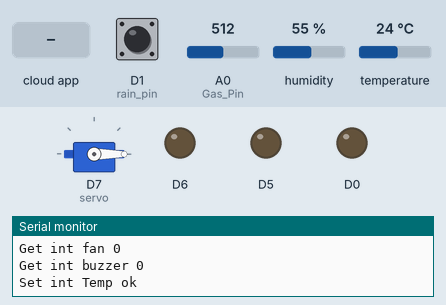
A sketch run on a simulated ESP8266 (NodeMCU). Parts: servo, output pins drawn as LEDs (lit = HIGH), the last lines printed to the serial monitor. The inputs (shaded band) are chosen by the test bench; at power-on: D1 (rain_pin) HIGH, A0 (Gas_Pin) = 512, humidity 55 %, temperature 24 °C. WiFi joins after 1.5 s; servers stay silent unless stated; the Firebase database answers and starts empty.

Above: at 2.9 s.
3.0 s: the phone or cloud app sets Door to 1
At 4.5 s:
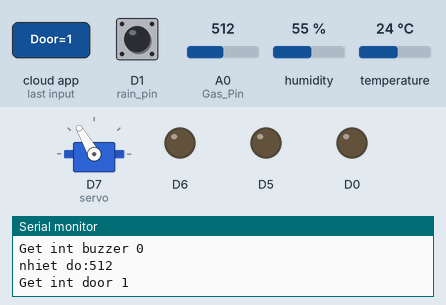
5.5 s: the phone or cloud app sets Lamp to 1
At 7.1 s:
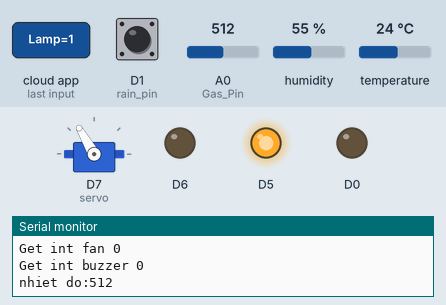
7.4 s: the phone or cloud app sets Fan to 1
At 9.0 s:
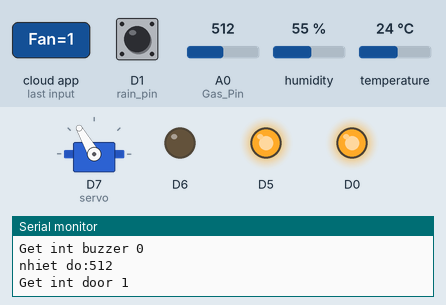
9.4 s: the phone or cloud app sets Buzzer to 1
At 10.9 s:
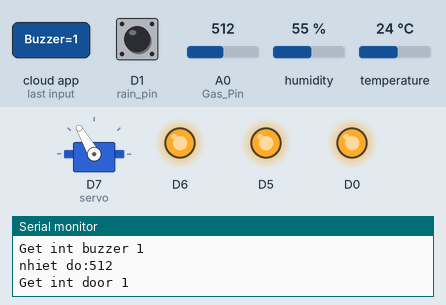
11.2 s: the phone or cloud app sets Door to 0
At 13.7 s:
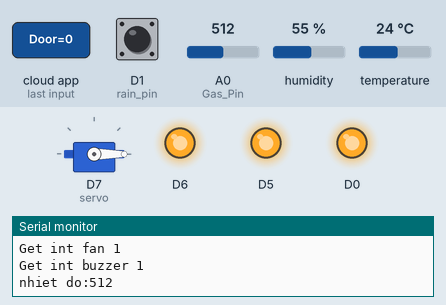
14.1 s: the phone or cloud app sets Lamp to 0
At 15.3 s:
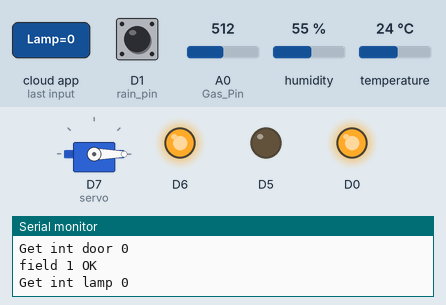
Timing chart, 0 to 17.0 s (numbered marks = the images above; inputs shaded):
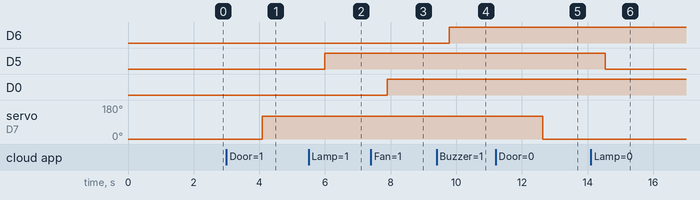

The sketch:

ioT_Lap_code.ino
```cpp
#include <ESP8266WiFi.h>
#include <FirebaseESP8266.h>
#include "DHT.h"
#include "ThingSpeak.h"

#include <Servo.h>
Servo servo;

#define SECRET_CH_ID 2253800
#define SECRET_WRITE_APIKEY "GMFJUAZRPSRAKVSY"
WiFiClient  client;
unsigned long myChannelNumber = SECRET_CH_ID;
const char * myWriteAPIKey = SECRET_WRITE_APIKEY;

#define DHTPIN D2
#define DHTTYPE DHT11   // DHT 11
DHT dht(DHTPIN, DHTTYPE);

#include <addons/TokenHelper.h>
#include <addons/RTDBHelper.h>
#define WIFI_SSID "Do An 2"
#define WIFI_PASSWORD "NgManhLoc"

#define API_KEY "AIzaSyAdd1ziU6jZmzYuFFX3DmnMND8lBkbXZhw"
#define USER_EMAIL "nguyenhieuvan0703@gmail.com"
#define USER_PASSWORD "Hieu12345"
#define DATABASE_URL "iot-lap1-default-rtdb.firebaseio.com"
#define DATABASE_SECRET "CAfOISEioXX2097y9VR3ohvEQOAmbO7v8lU7U1eB"

FirebaseData fbdo;
FirebaseAuth auth;
FirebaseConfig config;
/*rain sensor pin*/
#define rain_pin D1
/*gas sensor pin*/
#define Gas_Pin A0

/*khai bao bien*/


int door; int door_value;
int lamp; int lamp_value;
int fan; int fan_value;
int buzzer; int buzzer_value;

unsigned long gas=0; unsigned long gas_status;
float t ; float t_status ;
uint8_t h;uint8_t h_status;

int rain_value = 1;
int rain_status = 1;
int i=0;
unsigned long dataMillis = 0;

int x=0;int y =0;int z =0;
uint8_t tt1=0;
void Read_Sensor(){
  gas_status = analogRead(Gas_Pin);
  h_status = dht.readHumidity();
  t_status = dht.readTemperature();
  Serial.print("nhiet do:");
  Serial.println(gas_status);
}
void setup()
{

    Serial.begin(9600);
    dht.begin();
    WiFi.begin(WIFI_SSID, WIFI_PASSWORD);
    Serial.print("Connecting to Wi-Fi");
    while (WiFi.status() != WL_CONNECTED)
    {
        Serial.print(".");
        delay(300);
    }
    Serial.println();
    Serial.print("Connected with IP: ");
    Serial.println(WiFi.localIP());
    Serial.println();

    Serial.printf("Firebase Client v%s\n\n", FIREBASE_CLIENT_VERSION);

    config.api_key = API_KEY;
    auth.user.email = USER_EMAIL;
    auth.user.password = USER_PASSWORD;

    config.database_url = DATABASE_URL;

    Firebase.reconnectNetwork(true);
    fbdo.setBSSLBufferSize(4096,1024);
    fbdo.setResponseSize(5096);
    String base_path = "/UsersData/";

    config.token_status_callback = tokenStatusCallback;

    Firebase.begin(&config, &auth);

    String var = "$userId";
    String val = "($userId === auth.uid && auth.token.premium_account === true && auth.token.admin === true)";
    Firebase.setReadWriteRules(fbdo, base_path, var, val, val, DATABASE_SECRET);
    ThingSpeak.begin(client);
    pinMode (rain_pin, INPUT);
    pinMode (D0, OUTPUT);
    pinMode (D5, OUTPUT);
    pinMode (D6, OUTPUT);
    servo.attach(D7);
    servo.write(0);

    delay(200);
}

void loop()
{

    Read_Sensor();
    rain_status = digitalRead(rain_pin);
    if (millis() - dataMillis > 300 && Firebase.ready())
    {
        dataMillis = millis();


            Serial.printf("Get int door %s\n", Firebase.getInt(fbdo, F("/Control/Door")) ? String(door_value=fbdo.to<int>()).c_str() : fbdo.errorReason().c_str());delay(10);Serial.println();
                    ThingSpeak.setField(1,t_status);
                    ThingSpeak.setField(2,int(h_status));
                    ThingSpeak.setField(3,int(gas_status));
                    x = ThingSpeak.writeFields(myChannelNumber,myWriteAPIKey);
                    if( x == 200){
                      Serial.println("field 1 OK");
                    }
                    else Serial.println("Problem updating channel. HTTP error code " + String(x));//Serial.printf("field 1 False: %d\n",x);
          Serial.printf("Get int lamp %s\n", Firebase.getInt(fbdo, F("/Control/Lamp")) ? String(lamp_value=fbdo.to<int>()).c_str() : fbdo.errorReason().c_str());delay(10);Serial.println();
          Serial.printf("Get int fan %s\n", Firebase.getInt(fbdo, F("/Control/Fan")) ? String(fan_value=fbdo.to<int>()).c_str() : fbdo.errorReason().c_str());delay(10);Serial.println();
          Serial.printf("Get int buzzer %s\n", Firebase.getInt(fbdo, F("/Control/Buzzer")) ? String(buzzer_value=fbdo.to<int>()).c_str() : fbdo.errorReason().c_str());delay(10);Serial.println();

          Set_Firebase();
    }
    Control();
}
void Set_Firebase(){
    if(t!=t_status){
     t = t_status;
      Serial.printf("Set int Temp %s\n", Firebase.setFloat(fbdo, "/Sensor/Temp", t) ? "ok" : fbdo.errorReason().c_str());delay(10);
    }
    if(h!=h_status){
     h = h_status;
     Serial.printf("Set int Humid %s\n", Firebase.setInt(fbdo, "/Sensor/Humid", h) ? "ok" : fbdo.errorReason().c_str());delay(10);
    }
    if(gas!=gas_status){
    gas = gas_status;
     Serial.printf("Set int Gas %s\n", Firebase.setInt(fbdo, "/Sensor/Gas", gas) ? "ok" : fbdo.errorReason().c_str());delay(10);
    }
    if(rain_value!=rain_status) {
    rain_value = rain_status;
    Serial.printf("Set int rain %s\n", Firebase.setFloat(fbdo, "/Sensor/Rain", rain_status) ? "ok" : fbdo.errorReason().c_str());delay(3);
  }
}
void Control(){
    if(door!=door_value){
        door = door_value;
        switch(door){
          case 0: servo.write(0);break;
          case 1: servo.write(120);break;
      }
    }
    if(fan!=fan_value){
      fan = fan_value;
      digitalWrite (D0,fan );
    }
    if(lamp!=lamp_value){
      lamp=lamp_value;
      digitalWrite (D5,lamp);
    }
    if(buzzer!=buzzer_value){
      buzzer=buzzer_value;
      digitalWrite (D6,buzzer);
    }
}
```

Measured:
- after the input at 3.0 s, servo on D7 (servo): 0° → 120° after 1.1 s
- after the input at 5.5 s, D5: LOW → HIGH after 0.50 s
- after the input at 7.4 s, D0: LOW → HIGH after 0.50 s
- after the input at 9.4 s, D6: LOW → HIGH after 0.38 s
- after the input at 11.2 s, servo on D7 (servo): 120° → 0° after 1.4 s
- after the input at 14.1 s, D5: HIGH → LOW after 0.44 s
